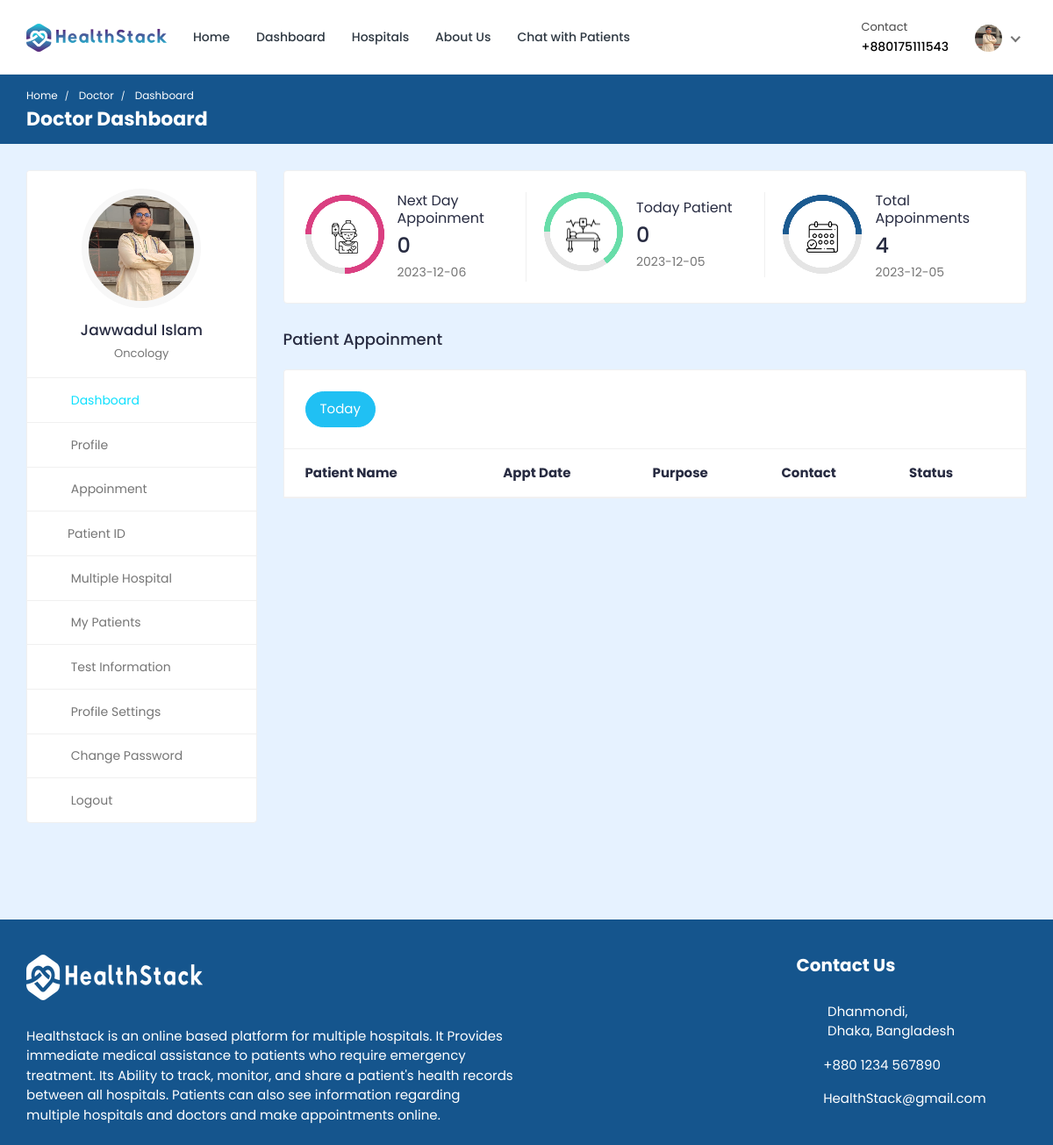
Page /doctor/doctor-dashboard/ (signed in) on the committed database.
### doctor/models.py (models this page shows, shortened)
class Doctor_Information(models.Model):
    DOCTOR_TYPE = (
        ('Cardiologists', 'Cardiologists'),
        ('Neurologists', 'Neurologists'),
        ('Pediatricians', 'Pediatricians'),
        ('Physiatrists', 'Physiatrists'),
        ('Dermatologists', 'Dermatologists'),
    )
    doctor_id = models.AutoField(primary_key=True)
    user = models.OneToOneField(User, on_delete=models.CASCADE, null=True, blank=True, related_name='profile')
    name = models.CharField(max_length=200, null=True, blank=True)
    username = models.CharField(max_length=200, null=True, blank=True)
    gender = models.CharField(max_length=200, null=True, blank=True)
    description = models.TextField(max_length=1000, null=True, blank=True)
    department = models.CharField(max_length=200, choices=DOCTOR_TYPE, null=True, blank=True)
    department_name = models.ForeignKey(hospital_department, on_delete=models.SET_NULL, null=True, blank=True)
    specialization = models.ForeignKey(specialization, on_delete=models.SET_NULL, null=True, blank=True)
    featured_image = models.ImageField(upload_to='doctors/', default='doctors/user-default.png', null=True, blank=True)
    certificate_image = models.ImageField(upload_to='doctors_certificate/', default='doctors_certificate/default.png', null=True, blank=True)
    email = models.EmailField(max_length=200, null=True, blank=True)
    phone_number = models.CharField(max_length=200, null=True, blank=True)
    nid = models.CharField(max_length=200, null=True, blank=True)
    visiting_hour = models.CharField(max_length=200, null=True, blank=True)
    consultation_fee = models.IntegerField(null=True, blank=True)
    report_fee = models.IntegerField(null=True, blank=True)
    dob = models.CharField(max_length=200, null=True, blank=True)
    institute = models.CharField(max_length=200, null=True, blank=True)
    degree = models.CharField(max_length=200, null=True, blank=True)
    completion_year = models.CharField(max_length=200, null=True, blank=True)
    work_place = models.CharField(max_length=200, null=True, blank=True)
    designation = models.CharField(max_length=200, null=True, blank=True)
    start_year = models.CharField(max_length=200, null=True, blank=True)
    end_year = models.CharField(max_length=200, null=True, blank=True)
    register_status =  models.CharField(max_length=200, null=True, blank=True)
    hospital_name = models.ForeignKey(Hospital_Information, on_delete=models.SET_NULL, null=True, blank=True)

### hospital_admin/models.py (models this page shows, shortened)
class specialization(models.Model):
    specialization_id = models.AutoField(primary_key=True)
    specialization_name = models.CharField(max_length=200, null=True, blank=True)
    hospital = models.ForeignKey(Hospital_Information, on_delete=models.CASCADE, null=True, blank=True)

### doctor/views.py (the view)
# urls.py: path('doctor-dashboard/',views.doctor_dashboard, name='doctor-dashboard'),
@csrf_exempt
@login_required(login_url="doctor-login")
@cache_control(no_cache=True, must_revalidate=True, no_store=True)
def doctor_dashboard(request):
        if request.user.is_authenticated:
            if request.user.is_doctor:
                doctor = Doctor_Information.objects.get(user=request.user)
                current_date = datetime.date.today()
                current_date_str = str(current_date)
                today_appointments = Appointment.objects.filter(date=current_date_str).filter(doctor=doctor).filter(appointment_status='confirmed')
                next_date = current_date + datetime.timedelta(days=1) # next days date
                next_date_str = str(next_date)
                next_days_appointment = Appointment.objects.filter(date=next_date_str).filter(doctor=doctor).filter(Q(appointment_status='pending') | Q(appointment_status='confirmed')).count()
                today_patient_count = Appointment.objects.filter(date=current_date_str).filter(doctor=doctor).annotate(count=Count('patient'))
                total_appointments_count = Appointment.objects.filter(doctor=doctor).annotate(count=Count('id'))
            else:
                return redirect('doctor-logout')
            context = {'doctor': doctor, 'today_appointments': today_appointments, 'today_patient_count': today_patient_count, 'total_appointments_count': total_appointments_count, 'next_days_appointment': next_days_appointment, 'current_date': current_date_str, 'next_date': next_date_str}
            return render(request, 'doctor-dashboard.html', context)
        else:
            return redirect('doctor-login')

### templates/doctor-dashboard.html (shortened to what this page needs)
{% load static %}
<!DOCTYPE html>
<html lang="en">
  <head>
    <link
      rel="stylesheet"
      href="{% static 'HealthStack-System/css/Normal/bootstrap.min.css' %}"
    />
    <link
      rel="stylesheet"
      href="{% static 'HealthStack-System/plugins/Normal/fontawesome/css/fontawesome.min.css' %}"
    />
    <link
      rel="stylesheet"
      href="{% static 'HealthStack-System/plugins/Normal/fontawesome/css/all.min.css' %}"
    />
    <link
      rel="stylesheet"
      href="{% static 'HealthStack-System/css/Normal/style.css' %}"
    />
  </head>
  <body>
  {% if user.is_authenticated %}
    <div class="main-wrapper">
      <header class="header">{% include 'doctor-navbar.html' %}</header>
      <div class="breadcrumb-bar">
        <div class="container-fluid">
          <div class="row align-items-center">
            <div class="col-md-12 col-12">
              <nav aria-label="breadcrumb" class="page-breadcrumb">
                <ol class="breadcrumb">
                  <li class="breadcrumb-item">
                    <a href="{% url 'hospital_home'%}">Home</a>
                  </li>
                  <li class="breadcrumb-item active" aria-current="page">
                    Doctor
                  </li>
                  <li class="breadcrumb-item active" aria-current="page">
                    Dashboard
                  </li>
                </ol>
              </nav>
              <h2 class="breadcrumb-title">Doctor Dashboard</h2>{% include 'message.html' %}
            </div>
          </div>
        </div>
      </div>
      <div class="content">
        <div class="container-fluid">
          <div class="row">
            <div class="col-md-5 col-lg-4 col-xl-3 theiaStickySidebar">
              <div>{% include 'doctor-sidebar.html' %}</div>
            </div>
            <div class="col-md-7 col-lg-8 col-xl-9">
              <div class="row">
                <div class="col-md-12">
                  <div class="card dash-card">
                    <div class="card-body">
                      <div class="row">
                        <div class="col-md-12 col-lg-4">
                          <div class="dash-widget dct-border-rht">
                            <div class="circle-bar circle-bar1">
                              <div class="circle-graph1" data-percent="75">
                                <img
                                  src="{% static 'HealthStack-System/images/Normal/icon-01.png' %}"
                                  class="img-fluid"
                                  alt="patient"
                                />
                              </div>
                            </div>
                            <div class="dash-widget-info">
                              <h6>Next Day Appoinment</h6>
                              <h3>{{next_days_appointment}}</h3>
                              <p class="text-muted">{{next_date}}</p>
                            </div>
                          </div>
                        </div>
                        <div class="col-md-12 col-lg-4">
                          <div class="dash-widget dct-border-rht">
                            <div class="circle-bar circle-bar2">
                              <div class="circle-graph2" data-percent="65">
                                <img
                                  src="{% static 'HealthStack-System/images/Normal/icon-02.png' %}"
                                  class="img-fluid"
                                  alt="Patient"
                                />
                              </div>
                            </div>
                            <div class="dash-widget-info">
                              <h6>Today Patient</h6>
                              <h3>{{today_patient_count.count}}</h3>
                              <p class="text-muted">{{current_date}}</p>
                            </div>
                          </div>
                        </div>
                        <div class="col-md-12 col-lg-4">
                          <div class="dash-widget">
                            <div class="circle-bar circle-bar3">
                              <div class="circle-graph3" data-percent="50">
                                <img
                                  src="{% static 'HealthStack-System/images/Normal/icon-03.png' %}"
                                  class="img-fluid"
                                  alt="Patient"
                                />
                              </div>
                            </div>
                            <div class="dash-widget-info">
                              <h6>Total Appoinments</h6>
                              <h3>{{total_appointments_count.count}}</h3>
                              <p class="text-muted">{{current_date}}</p>
                            </div>
                          </div>
                        </div>
                      </div>
                    </div>
                  </div>
                </div>
              </div>
              <div class="row">
                <div class="col-md-12">
                  <h4 class="mb-4">Patient Appoinment</h4>
                  <div class="appointment-tab">
                    <ul class="nav nav-tabs nav-tabs-solid nav-tabs-rounded">
                      <li class="nav-item">
                        <a
                          class="nav-link active"
                          href="#today-appointments"
                          data-toggle="tab"
                          >Today</a
                        >
                      </li>
                    </ul>
                      <div class="tab-pane" id="today-appointments">
                        <div class="card card-table mb-0">
                          <div class="card-body">
                            <div class="table-responsive">
                              <table
                                class="table table-hover table-center mb-0"
                              >
                                <thead>
                                  <tr>
                                    <th>Patient Name</th>
                                    <th>Appt Date</th>
                                    <th>Purpose</th>
                                    <th>Contact</th>
                                    <th>Status</th>
                                  </tr>
                                </thead>
                              </table>
                            </div>
                          </div>
                        </div>
                      </div>
                    </div>
                  </div>
                </div>
              </div>
            </div>
          </div>
        </div>
      </div>
      {% include 'footer.html' %}
  {% else %}
  <p> You are not logged in </p>
  {% endif %}
  </body>
</html>

### templates/doctor-navbar.html (shortened to what this page needs)
{% load static %}
<nav class="navbar navbar-expand-lg header-nav">
  <div class="navbar-header">
    <a href="{% url 'hospital_home'%}" class="navbar-brand logo">
      <img
        src="{% static 'HealthStack-System/images/Normal/logo.jpg' %}"
        class="img-fluid"
        alt="Logo"
      />
    </a>
  </div>
  <div class="main-menu-wrapper">
    <ul class="main-nav">
      <li>
        <a href="{% url 'hospital_home'%}">Home</a>
      </li>
      <li>
        <a href="{% url 'doctor-dashboard'%}">Dashboard</a>
      </li>
      <li><a href="{% url 'multiple-hospital' %}" style="text-decoration: none;">Hospitals</a></li>
      <li>
        <a href="{% url 'about-us'%}">About Us</a>
      </li>
      <li>
        <a href="{% url 'chat-home' pk=user.id %}">Chat with Patients</a>
      </li>
    </ul>
  </div>
  <ul class="nav header-navbar-rht">
    <li class="nav-item contact-item">
      <div class="header-contact-img">
        <i class="far fa-hospital"></i>
      </div>
      <div class="header-contact-detail">
        <p class="contact-header">Contact</p>
        <p class="contact-info-header">+88{{doctor.phone_number}}</p>
      </div>
    </li>
    <li class="nav-item dropdown has-arrow logged-item">
      <a href="#" class="dropdown-toggle nav-link" data-toggle="dropdown">
        <span class="user-img">
          <img
            class="rounded-circle"
            src="{{ doctor.featured_image.url }}"
            width="31"
            alt="Darren Elder"
          />
        </span>
      </a>
    </li>
  </ul>
</nav>

### templates/doctor-sidebar.html (shortened to what this page needs)
{% load static %}
<div class="profile-sidebar">
  <div class="widget-profile pro-widget-content">
    <div class="profile-info-widget">
      <a href="#" class="booking-doc-img">
        <img
          src="{{ doctor.featured_image.url }}"
          alt="User Image"
        />
      </a>
      <div class="profile-det-info">
        <h3>{{ doctor.name }}</h3>
        <div class="patient-details">
          <h5 class="mb-0">{{doctor.specialization.specialization_name}}</h5>
        </div>
      </div>
    </div>
  </div>
  <div class="dashboard-widget">
    <nav class="dashboard-menu sidebar">
      <ul>
        <li class="active">
          <a href="{% url 'doctor-dashboard' %}">
            <i class="fas fa-columns"></i>
            <span>Dashboard</span>
          </a>
        </li>
        <li>
        <a href="{% url 'doctor-profile' pk=doctor.doctor_id %}">
          <i class="fas fa-user"></i>
          <span>Profile</span>
        </a>
      </li>
        <li>
          <a href="{% url 'appointments'%}">
            <i class="fas fa-user-circle"></i>
            <span>Appoinment</span>
          </a>
        </li>
        <li class="nav-item has-submenu">
            <a href="#" class="nav-link"><i class="fas fa-search"></i><span>Patient ID</span></a>
        </li>
        <li>
          <a href="{% url 'multiple-hospital' %}">
            <i class="fas fa-hospital"></i>
            <span>Multiple Hospital</span>
          </a>
      </li>
        <li>
          <a href="{% url 'my-patients' %}">
            <i class="fas fa-user-injured"></i>
            <span>My Patients</span>
          </a>
        </li>
        <li>
          <a href="{% url 'doctor-test-list'%}" target="_blank">
            <i class="fas fa-hourglass-start"></i>
            <span>Test Information</span>
          </a>
        </li>
        <li>
          <a
            href="{% url 'doctor-profile-settings' %}"
          >
            <i class="fas fa-user-cog"></i>
            <span>Profile Settings</span>
          </a>
        </li>
        <li>
          <a href="{% url 'doctor-change-password' pk=user.id%}">
            <i class="fas fa-lock"></i>
            <span>Change Password</span>
          </a>
        </li>
        <li>
          <a href="{% url 'doctor-logout'%}">
            <i class="fas fa-sign-out-alt"></i>
            <span>Logout</span>
          </a>
        </li>
      </ul>
    </nav>
  </div>
</div>

### rows in the picture
Doctor_Information: phone_number "0175111543", featured_image (picture), name "Jawwadul Islam", specialization.specialization_name "Oncology"

### other values in the picture
{{ next_days_appointment }} "0"
{{ next_date }} "2023-12-06"
{{ today_patient_count.count }} "0"
{{ current_date }} "2023-12-05"
{{ total_appointments_count.count }} "4"
